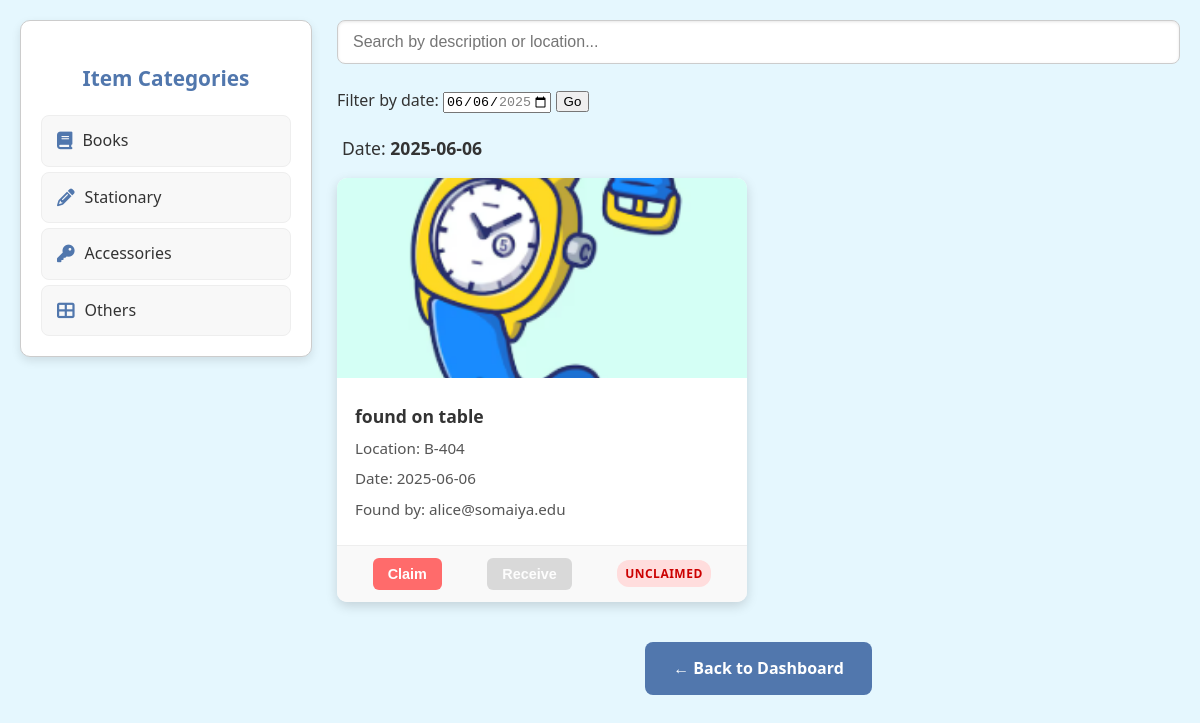
Page /category/accessories (signed in) on the committed database.
### app.py (models this page shows)
class Report(db.Model):
    id          = db.Column(db.Integer, primary_key=True)
    email       = db.Column(db.String, nullable=False)
    filename    = db.Column(db.String, nullable=False)
    description = db.Column(db.String, nullable=False)
    location    = db.Column(db.String, nullable=False)
    date_found  = db.Column(db.String, nullable=False)  # stored as 'YYYY-MM-DD'
    category    = db.Column(db.String, nullable=False)
    contact     = db.Column(db.String, nullable=False)
    timestamp   = db.Column(db.DateTime, default=date.today)
    claimed     = db.Column(db.Boolean, default=False)

### app.py (the view)
@app.route('/category/<cat>')
def category_items(cat):
    if 'email' not in session:
        return redirect(url_for('do_login'))
    filter_date = request.args.get('filter_date', None)
    base_query = Report.query.filter_by(category=cat, claimed=False)
    if filter_date:
        items = base_query.filter_by(date_found=filter_date).all()
    else:
        items = base_query.all()
    max_date = date.today().isoformat()                       # today, e.g. "2025-06-06"
    min_date = (date.today() - timedelta(days=6)).isoformat()  # six days ago, e.g. "2025-05-31"
    return render_template(
        'categoryitems.html',
        items=items,
        category=cat,
        min_date=min_date,
        max_date=max_date,
        filter_date=filter_date
    )

### app.py (called while the page is built)
@app.context_processor
def inject_globals():
    return {
        'email': session.get('email'),
        'roles': session.get('roles', []),
        'today': date.today()
    }

### Templates/categoryitems.html (shortened to what this page needs)
<!DOCTYPE html>
<html lang="en">
<head>
  <link rel="stylesheet" href="https://cdnjs.cloudflare.com/ajax/libs/font-awesome/6.4.0/css/all.min.css" />
</head>
<body>
  <div class="container">
    <aside class="sidebar">
      <h3>Item Categories</h3>
      <nav>
        <ul>
          <li>
            <a href="{{ url_for('category_items', cat='books') }}" class="item">
              <i class="fas fa-book"></i> Books
            </a>
          </li>
          <li>
            <a href="{{ url_for('category_items', cat='stationary') }}" class="item">
              <i class="fas fa-pencil-alt"></i> Stationary
            </a>
          </li>
          <li>
            <a href="{{ url_for('category_items', cat='accessories') }}" class="item">
              <i class="fas fa-key"></i> Accessories
            </a>
          </li>
          <li>
            <a href="{{ url_for('category_items', cat='others') }}" class="item">
              <i class="fas fa-th-large"></i> Others
            </a>
          </li>
        </ul>
      </nav>
    </aside>
    <div class="main">
      <div class="search-bar">
        <input type="text" id="search" placeholder="Search by description or location..." oninput="filterCards()" />
      </div>
      <form method="get" action="{{ url_for('category_items', cat=category) }}" style="margin-bottom: 20px;">
        <label for="filter_date">Filter by date:</label>
        <input
          type="date"
          id="filter_date"
          name="filter_date"
          min="{{ min_date }}"
          max="{{ max_date }}"
          value="{{ filter_date or max_date }}"
        >
        <button type="submit">Go</button>
      </form>
      <div class="current-date">
        {% if filter_date %}
          Date: <strong>{{ filter_date }}</strong>
        {% else %}
          Date: <strong>{{ today.strftime('%Y-%m-%d') }}</strong>
        {% endif %}
      </div>
      <div class="card-grid">
        {% for item in items %}
          <div class="card" onclick="openModal({{ item.id }})">
            {% if item.filename %}
              <img src="{{ url_for('static', filename='uploads/' ~ item.filename) }}" alt="{{ item.description }}" />
            {% else %}
              <img src="{{ url_for('static', filename='images/placeholder.png') }}" alt="No image available" />
            {% endif %}
            <div class="card-body">
              <p><strong>{{ item.description }}</strong></p>
              <p>Location: {{ item.location }}</p>
              <p>Date: {{ item.date_found }}</p>
              <p>Found by: {{ item.email }}</p>
            </div>
            <div class="card-footer">
              {% if not item.claimed %}
                <button class="action-btn claim-btn" onclick="event.stopPropagation(); window.location='{{ url_for('claim_report', report_id=item.id) }}';">Claim</button>
                <button class="action-btn receive-btn" disabled>Receive</button>
                <span class="status-indicator status-unclaimed">Unclaimed</span>
              {% elif item.received %}
                <button class="action-btn claim-btn" disabled>Claimed</button>
                <button class="action-btn receive-btn" disabled>Received</button>
                <span class="status-indicator status-received">Received</span>
              {% endif %}
            </div>
          </div>
        {% endfor %}
      </div>
      <a href="{{ url_for('show_home') }}" class="back-btn">&larr; Back to Dashboard</a>
    </div>
  </div>
</body>
</html>

### Templates/categoryitems.html (style rules this page uses)
:root { --primary-color: #5177ad; --accent-color: #ff6b6b; --sidebar-bg: #ffffff; --main-bg: #e5f7fe; --card-bg: #ffffff; --text-dark: #333; --text-medium: #555; --text-light: #777; --border-color: #ccc; --shadow-light: rgba(0,0,0,0.1); --shadow-medium: rgba(0,0,0,0.15); }
body { margin: 0; font-family: 'Segoe UI', Tahoma, Geneva, Verdana, sans-serif; background-color: var(--main-bg); color: var(--text-dark); line-height: 1.6; }
.container { display: flex; flex-direction: column; padding: 20px; max-width: 1400px; margin: 0 auto; }
.sidebar { width: 100%; background: var(--sidebar-bg); border: 1px solid var(--border-color); border-radius: 10px; padding: 20px; margin-bottom: 20px; box-shadow: 0 4px 10px var(--shadow-light); }
.sidebar h3 { font-size: 1.3rem; color: var(--primary-color); margin-bottom: 20px; text-align: center; }
.sidebar nav ul { list-style: none; padding: 0; margin: 0; display: flex; flex-wrap: wrap; justify-content: center; gap: 10px; }
.sidebar nav li { flex: 1 1 auto; min-width: 120px; }
.sidebar .item { display: flex; align-items: center; justify-content: center; gap: 10px; padding: 12px 15px; text-decoration: none; color: var(--text-dark); border-radius: 8px; font-size: 1rem; transition: background-color 0.3s ease, transform 0.2s ease; background-color: #f8f8f8; border: 1px solid #eee; }
.sidebar .item i { color: var(--primary-color); font-size: 1.1rem; }
.main { flex: 1; }
.search-bar { margin-bottom: 24px; display: flex; align-items: center; gap: 10px; }
.search-bar input { flex: 1; padding: 12px 15px; border: 1px solid var(--border-color); border-radius: 8px; font-size: 1rem; box-shadow: inset 0 1px 3px var(--shadow-light); transition: border-color 0.3s ease, box-shadow 0.3s ease; }
.current-date { padding: 0 5px 16px 5px; font-size: 1.1rem; color: var(--text-dark); }
.card-grid { display: grid; grid-template-columns: repeat(auto-fill, minmax(280px, 1fr)); gap: 24px; padding: 0; }
.card { background: var(--card-bg); border-radius: 10px; box-shadow: 0 4px 12px var(--shadow-medium); overflow: hidden; cursor: pointer; transition: transform 0.3s ease, box-shadow 0.3s ease; display: flex; flex-direction: column; }
.card img { width: 100%; height: 200px; object-fit: cover; display: block; transition: opacity 0.3s ease; }
.card-body { padding: 18px; flex-grow: 1; }
.card-body p { margin: 6px 0; font-size: 0.95rem; color: var(--text-medium); }
.card-body p strong { font-size: 1.1rem; color: var(--text-dark); }
.card-footer { background: #f9f9f9; padding: 12px 18px; text-align: center; display: flex; justify-content: space-around; align-items: center; flex-wrap: wrap; gap: 10px; border-top: 1px solid #eee; }
.action-btn { padding: 8px 15px; border: none; border-radius: 6px; cursor: pointer; font-size: 0.9rem; font-weight: 600; color: white; transition: background-color 0.3s ease, transform 0.2s ease; white-space: nowrap; }
.action-btn:disabled { background-color: #cccccc; cursor: not-allowed; opacity: 0.7; transform: none; }
.claim-btn { background-color: var(--accent-color); }
.receive-btn { background-color: #28a745; }
.status-indicator { padding: 4px 8px; border-radius: 12px; font-size: 0.75rem; font-weight: 700; text-transform: uppercase; letter-spacing: 0.5px; white-space: nowrap; }
.status-unclaimed { background-color: #ffdddd; color: #cc0000; }
.back-btn { display: block; text-align: center; margin: 40px auto 20px auto; background-color: var(--primary-color); color: white; text-decoration: none; padding: 14px 28px; border-radius: 8px; width: fit-content; font-weight: 600; font-size: 1rem; transition: background-color 0.3s ease, transform 0.2s ease; }
@media (min-width: 768px) { .container { flex-direction: row; } }
@media (min-width: 768px) { .sidebar { width: 250px; margin-right: 25px; margin-bottom: 0; align-self: flex-start; position: sticky; top: 20px; } }
@media (min-width: 768px) { .sidebar nav ul { flex-direction: column; gap: 5px; } }
@media (min-width: 768px) { .sidebar .item { justify-content: flex-start; } }

### rows in the picture
Report: filename (picture), description "found on table", location "B-404", date_found "2025-06-06", email "alice@somaiya.edu"
